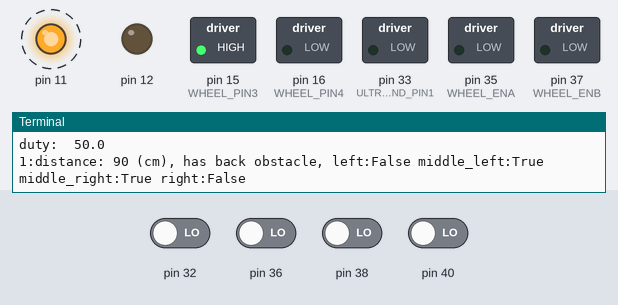
Recording of a program running on a simulated Raspberry Pi (header pin numbers), started with the arguments 3 50. On the bench: switched loads named in the program (green lamp = pin HIGH), output pins drawn as LEDs (lit = HIGH), the last lines printed to the terminal. Dashed ring = blinking. Inputs (shaded band) come from the test bench; at power-on: pin 32, pin 36, pin 38, pin 40 LOW.

Above: at 1.2 s.
1.3 s: pin 36 driven HIGH
At 3.85 s:
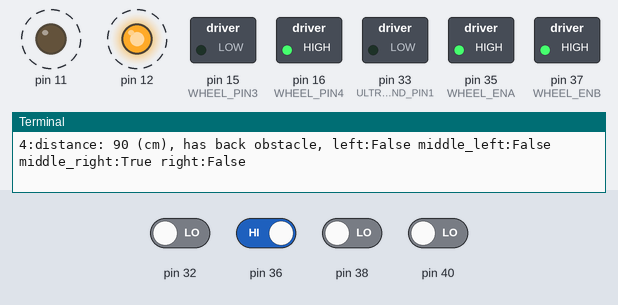
4.8 s: pin 38 driven HIGH
At 5.9 s:
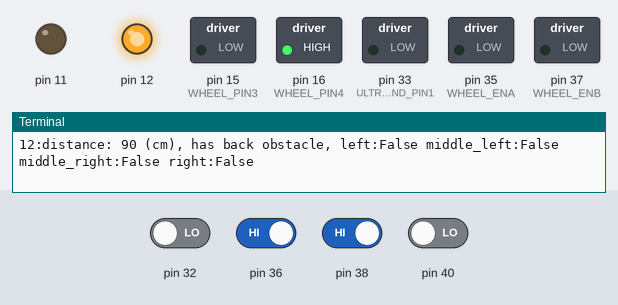
8.3 s: pin 38 driven LOW
At 9.1 s:
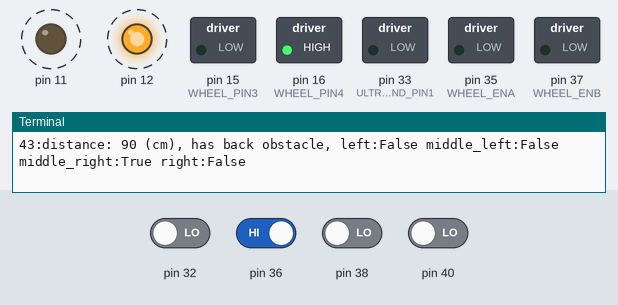
11.8 s: pin 36 driven LOW
At 12.75 s:
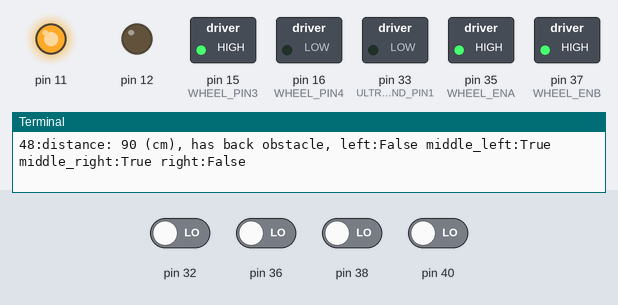
15.3 s: pin 32 driven HIGH and pin 38 driven HIGH
At 18.15 s:
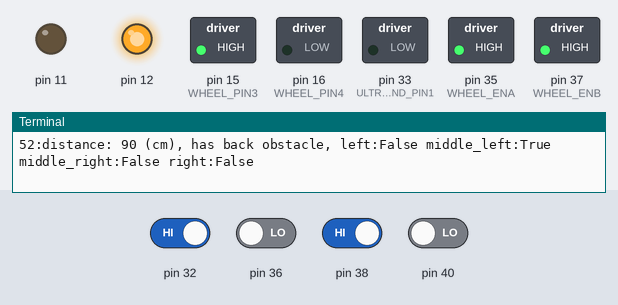
Timing chart, 0 to 19.9 s (numbered marks = the images above; inputs shaded):
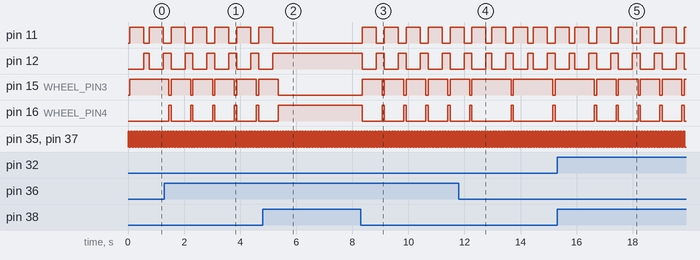

The program:

auto_car2.py
```python
#!/usr/bin/env python3
import RPi.GPIO as GPIO
import time
import sys
import ultrasound
import controller
import obstacle as obst

# minimum distance(cm)
min_distance = 50
max_distance = 100
duty = 25

count = 0
back_time = 0.5
turn_time = 0.2
if __name__ == "__main__":
    if len(sys.argv) == 3:
        sleep = float(sys.argv[1])
        duty = float(sys.argv[2])
    print("duty: ", duty)
    controller.pwm_change_duty(duty)
    time.sleep(0.05)
    controller.go_up()
    try:
        while True:
            # distance=ultrasound.get_distance()
            distance = 90
            back_obstacle1 = obst.has_obstacle(obst.PIN1)
            back_obstacle2 = obst.has_obstacle(obst.PIN2)
            back_obstacle3 = obst.has_obstacle(obst.PIN3)
            back_obstacle4 = obst.has_obstacle(obst.PIN4)
            # disable the left/right sensors for auto track
            back_obstacle1 = False
            back_obstacle4 = False
            left = back_obstacle1
            middle_left = back_obstacle2
            middle_right = back_obstacle3
            right = back_obstacle4

            obstacle = back_obstacle1 or back_obstacle3 or back_obstacle4

            count += 1
            print("%s:distance: %s (cm), has back obstacle, left:%s middle_left:%s middle_right:%s right:%s" % (
            count, distance, left, middle_left, middle_right, right))

            if ((left == True) and (right == True)) or ((middle_left == True) and (middle_right == True)):
                controller.go_down()
                time.sleep(back_time)
                controller.go_left()
                time.sleep(turn_time)
                controller.go_up()

            if middle_left == True:
                controller.go_down()
                time.sleep(back_time)
                controller.go_left()
                time.sleep(turn_time)
                controller.go_up()
            elif middle_right == True:
                controller.go_down()
                time.sleep(back_time)
                controller.go_left()
                time.sleep(turn_time)
                controller.go_up()
            elif left == True:
                controller.go_down()
                time.sleep(back_time)
                controller.go_left()
                time.sleep(turn_time)
                controller.go_up()
            elif right == True:
                controller.go_down()
                time.sleep(back_time)
                controller.go_left()
                time.sleep(turn_time)
                controller.go_up()

            # if distance <  min_distance:
            #    print( "backward")
            #    controller.go_down()

            # if distance > max_distance:
            #    print( "forward")
            #    controller.go_up()

            time.sleep(0.08)
    except KeyboardInterrupt:
        print("KeyboardInterrupt")
        controller.go_stop()
```

ultrasound.py
```python
#!/usr/bin/env python3
# -*- coding:utf-8 -*-
import time
import RPi.GPIO as GPIO
import datetime as dt
import config as CFG

GPIO.setmode(GPIO.BOARD)
GPIO.setwarnings(False)

# send
PIN1 = CFG.ULTRASOUND_PIN1
# echo
PIN2 = CFG.ULTRASOUND_PIN2

GPIO.setup(PIN1, GPIO.OUT)
GPIO.setup(PIN2, GPIO.IN)
GPIO.output(PIN1, GPIO.LOW)


def get_distance():
    # send 10us, trigger
    GPIO.output(PIN1, GPIO.HIGH)
    time.sleep(0.000010)
    GPIO.output(PIN1, GPIO.LOW)
    while GPIO.input(PIN2) == False:
        pass
    # echo start
    t1 = time.time()
    while GPIO.input(PIN2):
        pass
    # echo end
    t2 = time.time()
    t3 = t2 - t1
    # 空气中1个标准大气压在温度15度时速度为340m/s
    # 25度为346m/s
    # 所以按照一秒钟34000厘米计算
    # 根据硬件文档，该模块探测距离在2-400cm之间
    # 测试范围的时间间隔应该为0.000117到0.023529
    # 为了方便取值自行变化一点
    # if 0.0235 > t3 > 0.00015:
    distance = -1
    distance = t3 * 34000 / 2
    # if 0.0235 *2 > t3 > 0.00015:
    #    distance = t3*34000/2
    return distance


if __name__ == "__main__":
    while 1:
        time.sleep(0.2)
        distance = get_distance()
        print('Distance: %f cm' % distance)
```

controller.py
```python
#!/usr/bin/env python3
import RPi.GPIO as GPIO
import time
import config as CFG

GPIO.setmode(GPIO.BOARD)
GPIO.setwarnings(False)

PIN1 = CFG.WHEEL_PIN1
PIN2 = CFG.WHEEL_PIN2
PIN3 = CFG.WHEEL_PIN3
PIN4 = CFG.WHEEL_PIN4
ENA = CFG.WHEEL_ENA
ENB = CFG.WHEEL_ENB

# print( PIN1,PIN2,PIN3,PIN4)
UNLIMITED_TIME = CFG.WHEEL_UNLIMITED_TIME
FREQ = CFG.WHEEL_FREQ
DUTY = CFG.WHEEL_DUTY

GPIO.setup(PIN1, GPIO.OUT)
GPIO.setup(PIN2, GPIO.OUT)
GPIO.setup(PIN3, GPIO.OUT)
GPIO.setup(PIN4, GPIO.OUT)
# GPIO.setup(7,GPIO.IN)

GPIO.setup(ENA, GPIO.OUT)
GPIO.setup(ENB, GPIO.OUT)
pa = GPIO.PWM(ENA, FREQ)
pb = GPIO.PWM(ENB, FREQ)

# Motion detect
MOTION_PIN = CFG.MOTION_PIN
GPIO.setup(MOTION_PIN, GPIO.IN)


def pwm_init():
    pa.start(DUTY)
    pb.start(DUTY)


pwm_init()


def pwm_change_duty(duty):
    print("duty: ", duty)
    pa.ChangeDutyCycle(duty)
    pb.ChangeDutyCycle(duty)
    # time.sleep(2)


def go_stop():
    print("go stop")
    GPIO.output(PIN1, False)
    GPIO.output(PIN2, False)
    GPIO.output(PIN3, False)
    GPIO.output(PIN4, False)
    # pa.stop()
    # pb.stop()


def stop(sleep_time):
    print("stop")
    GPIO.output(PIN1, False)
    GPIO.output(PIN2, False)
    GPIO.output(PIN3, False)
    GPIO.output(PIN4, False)
    time.sleep(sleep_time)


def go_down():
    GPIO.output(PIN1, True)
    GPIO.output(PIN2, False)
    GPIO.output(PIN3, True)
    GPIO.output(PIN4, False)


def down(sleep_time, s):
    pwm_change_duty(s)
    go_down()
    if sleep_time > 0:
        print("backward seconds:", sleep_time)
        time.sleep(sleep_time)
        go_stop()
    else:
        print("backward seconds:", UNLIMITED_TIME)
        time.sleep(UNLIMITED_TIME)
        go_stop()


def go_up():
    GPIO.output(PIN1, False)
    GPIO.output(PIN2, True)
    GPIO.output(PIN3, False)
    GPIO.output(PIN4, True)


def up(sleep_time, s):
    pwm_change_duty(s)
    go_up()
    if sleep_time > 0:
        print("forward seconds:", sleep_time)
        time.sleep(sleep_time)
        go_stop()
    else:
        print("forward seconds:", UNLIMITED_TIME)
        time.sleep(UNLIMITED_TIME)
        go_stop()


def go_left():
    GPIO.output(PIN1, False)
    GPIO.output(PIN2, True)
    GPIO.output(PIN3, True)
    GPIO.output(PIN4, False)


def left(sleep_time, s):
    pwm_change_duty(s)
    go_left()
    if sleep_time > 0:
        print("turn left seconds:", sleep_time)
        time.sleep(sleep_time)
        go_stop()
    else:
        print("turn left seconds:", UNLIMITED_TIME)
        time.sleep(UNLIMITED_TIME)
        go_stop()


def go_right():
    GPIO.output(PIN1, True)
    GPIO.output(PIN2, False)
    GPIO.output(PIN3, False)
    GPIO.output(PIN4, True)


def right(sleep_time, s):
    pwm_change_duty(s)
    go_right()
    if sleep_time > 0:
        print("turn right seconds:", sleep_time)
        time.sleep(sleep_time)
        go_stop()
    else:
        print("turn right seconds:", UNLIMITED_TIME)
        time.sleep(UNLIMITED_TIME)
        go_stop()


def t_test(sleep_time):
    print("test")
    GPIO.output(PIN1, True)
    GPIO.output(PIN2, False)
    GPIO.output(PIN3, True)
    GPIO.output(PIN4, False)
    if sleep_time > 0:
        time.sleep(sleep_time)
        go_stop()


def motion_detect():
    return GPIO.input(MOTION_PIN) == True


if __name__ == "__main__":
    pwm(0.1)
    while True:
        up(5)
        down(5)
        go_stop()
```

obstacle.py
```python
#!/usr/bin/env python3
# -*- coding:utf-8 -*-
import time
import RPi.GPIO as GPIO
import datetime as dt
import json
import config as CFG

GPIO.setmode(GPIO.BOARD)
GPIO.setwarnings(False)

# obstacle sensors pin
PIN1 = CFG.OBSTACLE_PIN1
PIN2 = CFG.OBSTACLE_PIN2
PIN3 = CFG.OBSTACLE_PIN3
PIN4 = CFG.OBSTACLE_PIN4
GPIO.setup(PIN1, GPIO.IN)
GPIO.setup(PIN2, GPIO.IN)
GPIO.setup(PIN3, GPIO.IN)
GPIO.setup(PIN4, GPIO.IN)


def has_obstacle(pin):
    return GPIO.input(pin) == False


def has_obstacles():
    obstacle1 = has_obstacle(PIN1)
    obstacle2 = has_obstacle(PIN2)
    obstacle3 = has_obstacle(PIN3)
    obstacle4 = has_obstacle(PIN4)
    value = {'obstacle1': obstacle1, "obstacle2": obstacle2, "obstacle3": obstacle3, "obstacle4": obstacle4}
    # print( "obstacles: %s %s %s %s "%(obstacle1, obstacle2, obstacle3, obstacle4))
    # value=json.dumps(value, ensure_ascii=False)
    return value


if __name__ == "__main__":
    while 1:
        time.sleep(0.2)
        value = has_obstacles()
        print(value)
```

config.py
```python
#!/usr/bin/env python3
# -*- coding:utf-8 -*-

# obstacle sensors pin
OBSTACLE_PIN1 = 32
OBSTACLE_PIN2 = 36
OBSTACLE_PIN3 = 38
OBSTACLE_PIN4 = 40

# wheel pin
WHEEL_PIN1 = 11
WHEEL_PIN2 = 12
WHEEL_PIN3 = 15
WHEEL_PIN4 = 16
WHEEL_ENA = 35
WHEEL_ENB = 37

# print( PIN1,PIN2,PIN3,PIN4)
WHEEL_UNLIMITED_TIME = 5
WHEEL_FREQ = 10
WHEEL_DUTY = 30

# ultrasound
# send
ULTRASOUND_PIN1 = 33
# echo
ULTRASOUND_PIN2 = 31

# Motion detect
MOTION_PIN = 26

# Servo, rotate the angel for camera
SERVO_PIN = 5

# Relay
RELAY_PIN = 24
```

Measured:
- after the input at 1.3 s, pin 15 (WHEEL_PIN3): alternates HIGH for 0.70 s and LOW for 0.08 s, starting after 0.94 s; pin 16 (WHEEL_PIN4): alternates HIGH for 0.08 s and LOW for 0.70 s, starting after 0.94 s
- after the input at 4.8 s, pin 11: goes on until 5.2 s, then stays LOW; pin 12: goes on until 5.2 s, then stays HIGH; pin 15 (WHEEL_PIN3): goes on until 5.4 s, then stays LOW; pin 16 (WHEEL_PIN4): goes on until 5.4 s, then stays HIGH
- after the input at 8.3 s, pin 11: alternates HIGH for 0.50 s and LOW for 0.28 s, starting after 0.06 s; pin 12: alternates HIGH for 0.28 s and LOW for 0.50 s, starting after 0.06 s
- after the input at 11.8 s, pin 15 (WHEEL_PIN3): alternates HIGH for 1.4 s and LOW for 0.08 s, starting after 1.9 s; pin 16 (WHEEL_PIN4): alternates HIGH for 0.08 s and LOW for 1.4 s, starting after 1.9 s
- after the input at 15.3 s, pin 15 (WHEEL_PIN3): alternates HIGH for 0.70 s and LOW for 0.08 s, starting after 2.1 s; pin 16 (WHEEL_PIN4): alternates HIGH for 0.08 s and LOW for 0.70 s, starting after 2.1 s
- by itself, pin 11: alternates HIGH for 0.50 s and LOW for 0.28 s
- by itself, pin 12: alternates HIGH for 0.28 s and LOW for 0.50 s
- by itself, pin 35 (WHEEL_ENA), pin 37 (WHEEL_ENB): alternates HIGH for 0.05 s and LOW for 0.05 s
